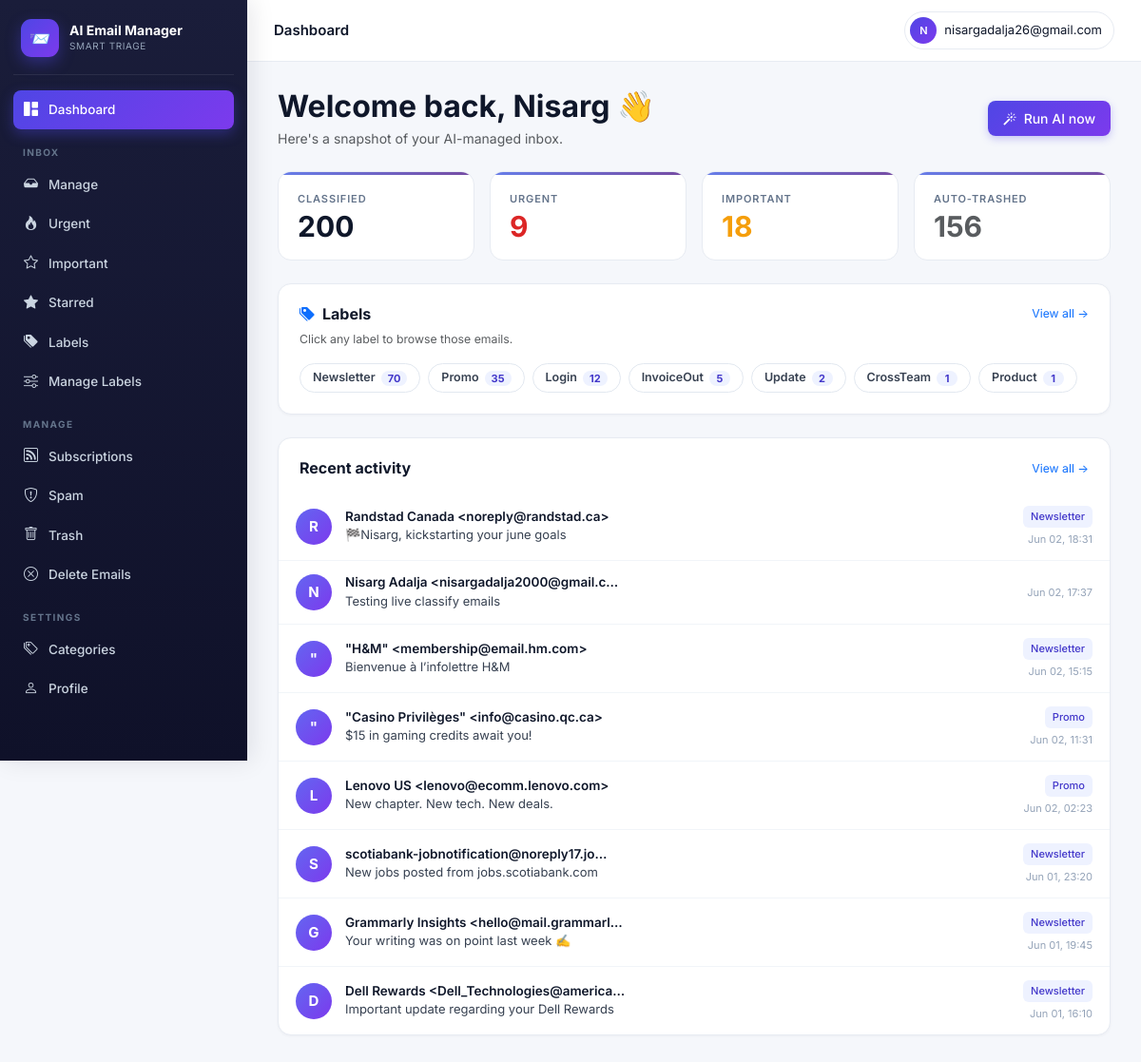
Page /accounts/dashboard/ (signed in) on the earlier database version.
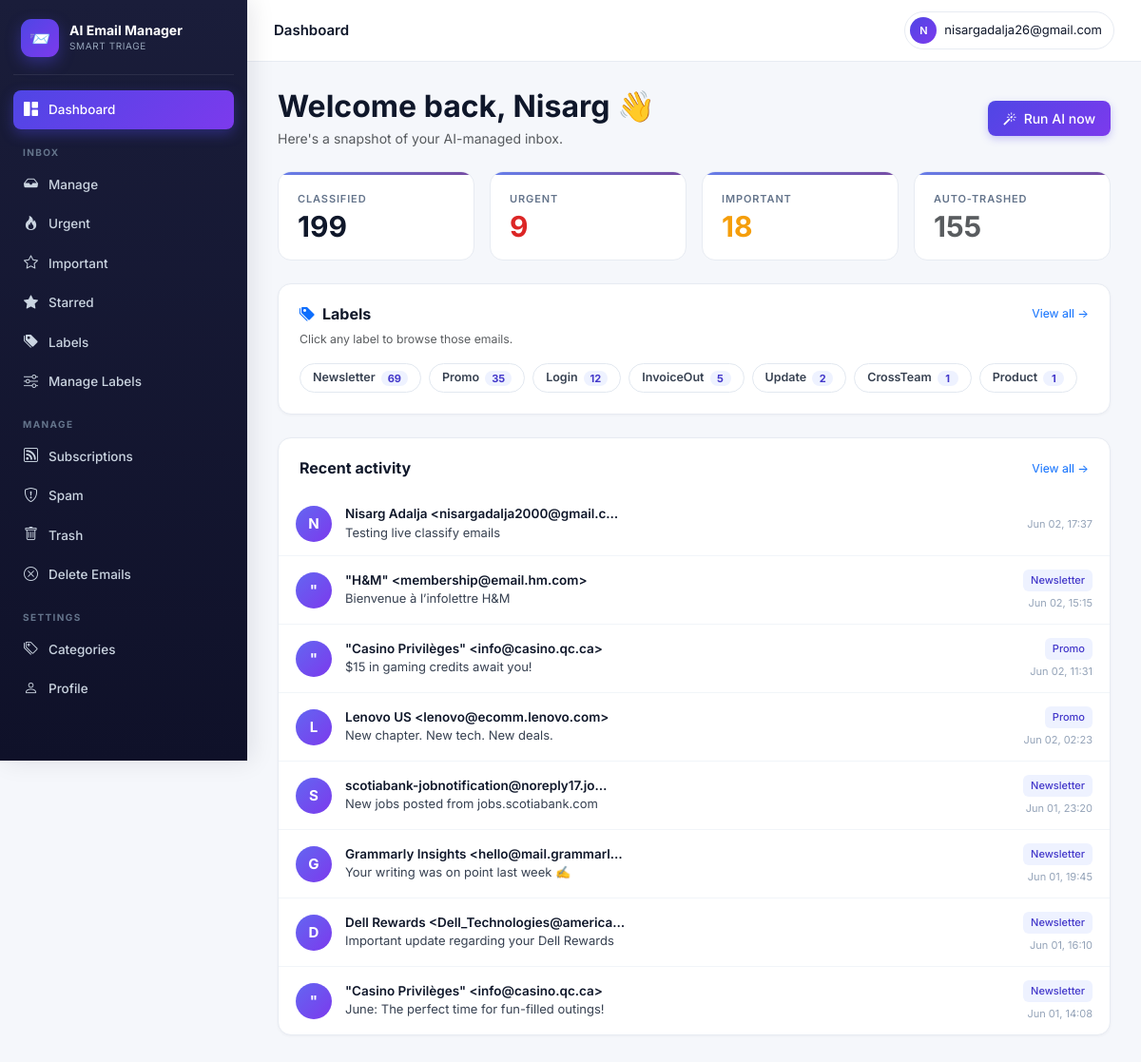
Same page on the later database version.
### accounts/models.py (models this page shows, shortened)
class ClassifiedEmail(models.Model):
    user            = models.ForeignKey(User, on_delete=models.CASCADE, related_name="classified_emails")
    gmail_id        = models.CharField(max_length=64)
    thread_id       = models.CharField(max_length=64, blank=True)
    subject         = models.CharField(max_length=500, blank=True)
    sender          = models.CharField(max_length=300, blank=True)
    sender_email    = models.CharField(max_length=200, blank=True)
    snippet         = models.TextField(blank=True)
    received_at     = models.DateTimeField(null=True, blank=True)
    category        = models.ForeignKey(EmailCategory, on_delete=models.SET_NULL, null=True, blank=True)
    custom_category = models.ForeignKey(UserCustomCategory, on_delete=models.SET_NULL, null=True, blank=True)
    importance      = models.IntegerField(default=3)
    is_urgent       = models.BooleanField(default=False)
    is_event        = models.BooleanField(default=False)
    event_when      = models.CharField(max_length=120, blank=True)
    reason          = models.TextField(blank=True)
    action_taken    = models.CharField(max_length=16, default="kept")
    unsubscribe_url = models.URLField(max_length=1000, blank=True)
    classified_at   = models.DateTimeField(auto_now_add=True)
    class Meta:
        unique_together = [("user", "gmail_id")]
        indexes = [models.Index(fields=["user", "-received_at"])]

class EmailCategory(models.Model):
    slug         = models.SlugField(max_length=64, unique=True)
    name         = models.CharField(max_length=120)
    short_label  = models.CharField(max_length=32)
    group        = models.CharField(max_length=64)
    description  = models.TextField(blank=True)
    default_tier = models.CharField(max_length=16, choices=TIER_CHOICES, default="normal")

### accounts/views.py (the view)
# urls.py: path("dashboard/",        views.dashboard,       name="dashboard"),
@login_required
def dashboard(request):
    profile = _ensure_profile(request)
    if not profile.onboarded:
        return redirect("onboarding_step1")
    if not hasattr(request.user, "google_account"):
        return redirect("google_start")
    stats = {
        "total":     ClassifiedEmail.objects.filter(user=request.user).count(),
        "important": ClassifiedEmail.objects.filter(user=request.user, importance__gte=4).count(),
        "urgent":    ClassifiedEmail.objects.filter(user=request.user, is_urgent=True).count(),
        "trashed":   ClassifiedEmail.objects.filter(user=request.user, action_taken="trashed").count(),
    }
    recent = (ClassifiedEmail.objects.filter(user=request.user)
              .select_related("category").order_by("-received_at")[:8])
    label_counts = (ClassifiedEmail.objects
                    .filter(user=request.user, category__isnull=False)
                    .values("category__id", "category__short_label")
                    .annotate(count=Count("id"))
                    .order_by("-count")[:12])
    custom_label_counts = (ClassifiedEmail.objects
                           .filter(user=request.user, custom_category__isnull=False)
                           .values("custom_category__id", "custom_category__name")
                           .annotate(count=Count("id"))
                           .order_by("-count")[:6])
    return render(request, "dashboard.html", {
        "google_acc": request.user.google_account, "profile": profile,
        "stats": stats, "recent": recent,
        "label_counts": label_counts,
        "custom_label_counts": custom_label_counts,
    })

### accounts/context_processors.py (called while the page is built)
def active_job(request):
    if not request.user.is_authenticated:
        return {}
    job = (ClassificationJob.objects
           .filter(user=request.user, status__in=["pending", "running"])
           .order_by("-id").first())
    return {"global_active_job": job}

### accounts/views.py (called while the page is built)
def _ensure_profile(request):
    profile, _ = UserProfile.objects.get_or_create(
        user=request.user, defaults={"full_name": request.user.get_full_name()},
    )
    return profile

### templates/dashboard.html (shortened to what this page needs)
{% extends "base.html" %}{% block title %}Dashboard{% endblock %}
{% block topbar_title %}Dashboard{% endblock %}
{% block body %}
<div class="dash-header">
  <div>
    <h2 class="mb-1 fw-bold">Welcome back{% if user.first_name %}, {{ user.first_name }}{% endif %} 👋</h2>
    <p class="text-muted mb-0">Here's a snapshot of your AI-managed inbox.</p>
  </div>
  <a href="{% url 'manage_emails' %}" class="btn btn-primary"><i class="bi bi-magic me-1"></i> Run AI now</a>
</div>
<div class="row g-3 mb-4">
  <div class="col-6 col-md-3">
    <div class="stat-card">
      <div class="stat-label">Classified</div>
      <div class="stat-value">{{ stats.total }}</div>
    </div>
  </div>
  <div class="col-6 col-md-3">
    <a href="{% url 'urgent' %}" style="text-decoration:none">
      <div class="stat-card hover-lift">
        <div class="stat-label">Urgent</div>
        <div class="stat-value" style="color:var(--critical)">{{ stats.urgent }}</div>
      </div>
    </a>
  </div>
  <div class="col-6 col-md-3">
    <a href="{% url 'important' %}" style="text-decoration:none">
      <div class="stat-card hover-lift">
        <div class="stat-label">Important</div>
        <div class="stat-value" style="color:var(--important)">{{ stats.important }}</div>
      </div>
    </a>
  </div>
  <div class="col-6 col-md-3">
    <a href="{% url 'trash' %}" style="text-decoration:none">
      <div class="stat-card hover-lift">
        <div class="stat-label">Auto-trashed</div>
        <div class="stat-value text-muted">{{ stats.trashed }}</div>
      </div>
    </a>
  </div>
</div>
{% if label_counts %}
<div class="card-modern mb-4">
  <div class="d-flex justify-content-between align-items-center mb-2">
    <h6 class="mb-0 fw-bold"><i class="bi bi-tags-fill text-primary me-2"></i>Labels</h6>
    <a href="{% url 'labels' %}" class="small text-primary text-decoration-none">View all →</a>
  </div>
  <p class="text-muted small mb-3">Click any label to browse those emails.</p>
  <div class="lbl-strip">
    {% for l in label_counts %}
      <a href="{% url 'manage_emails' %}?category={{ l.category__id }}" class="lbl-chip">
        <span>{{ l.category__short_label }}</span>
        <span class="cnt">{{ l.count }}</span>
      </a>
    {% endfor %}
  </div>
</div>
{% endif %}
<div class="card-modern">
  <div class="d-flex justify-content-between align-items-center mb-3">
    <h6 class="mb-0 fw-bold">Recent activity</h6>
    <a href="{% url 'manage_emails' %}" class="small text-primary text-decoration-none">View all →</a>
  </div>
  <ul class="elist" style="margin:0 -22px -22px">
    {% for e in recent %}
      <li class="elist-item" onclick="window.location='{% url 'email_detail' e.gmail_id %}'">
        <div class="elist-avatar" style="background:linear-gradient(135deg,#6366f1,#7c3aed)">{{ e.sender|slice:":1"|upper }}</div>
        <div class="elist-body">
          <div class="elist-sender">{{ e.sender|truncatechars:40 }}</div>
          <div class="elist-subject">{{ e.subject|truncatechars:65 }}</div>
        </div>
        <div class="elist-meta">
          {% if e.category %}<span class="badge-cat">{{ e.category.short_label }}</span>{% endif %}
          <span class="elist-time">{{ e.received_at|date:"M d, H:i" }}</span>
        </div>
      </li>
    {% empty %}
      <li class="elist-empty" style="padding:36px">
        <i class="bi bi-inbox"></i>
        <strong>No emails classified yet</strong>
        <p class="small mt-1 mb-0"><a href="{% url 'manage_emails' %}" class="text-primary">Run AI →</a></p>
      </li>
    {% endfor %}
  </ul>
</div>
{% endblock %}

Differences in the rows shown:
removed ClassifiedEmail: sender "R", sender "Randstad Canada <noreply@randstad.ca>", subject "🏁Nisarg, kickstarting your june goals", category.short_label "Newsletter", received_at "Jun 02, 18:31"
now on this page (row unchanged): ClassifiedEmail: sender "\"", sender "\"Casino Privilèges\" <info@casino.qc.ca>", subject "June: The perfect time for fun-filled outings!", category.short_label "Newsletter", received_at "Jun 01, 14:08"
Other differences:
{{ stats.total }}: "200" → "199"
{{ stats.trashed }}: "156" → "155"
new list line: "Newsletter 69"
list line gone: "Newsletter 70"
